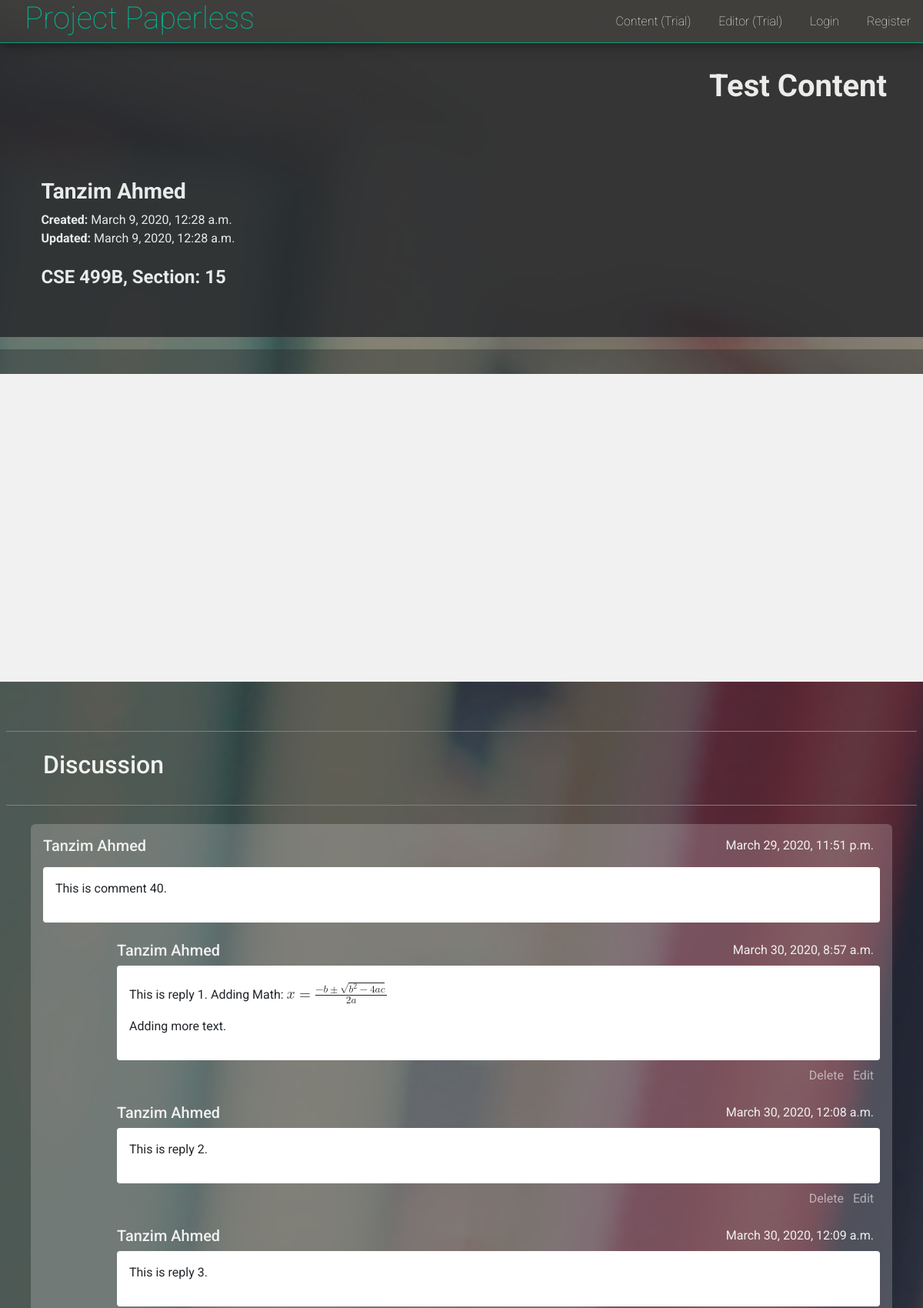
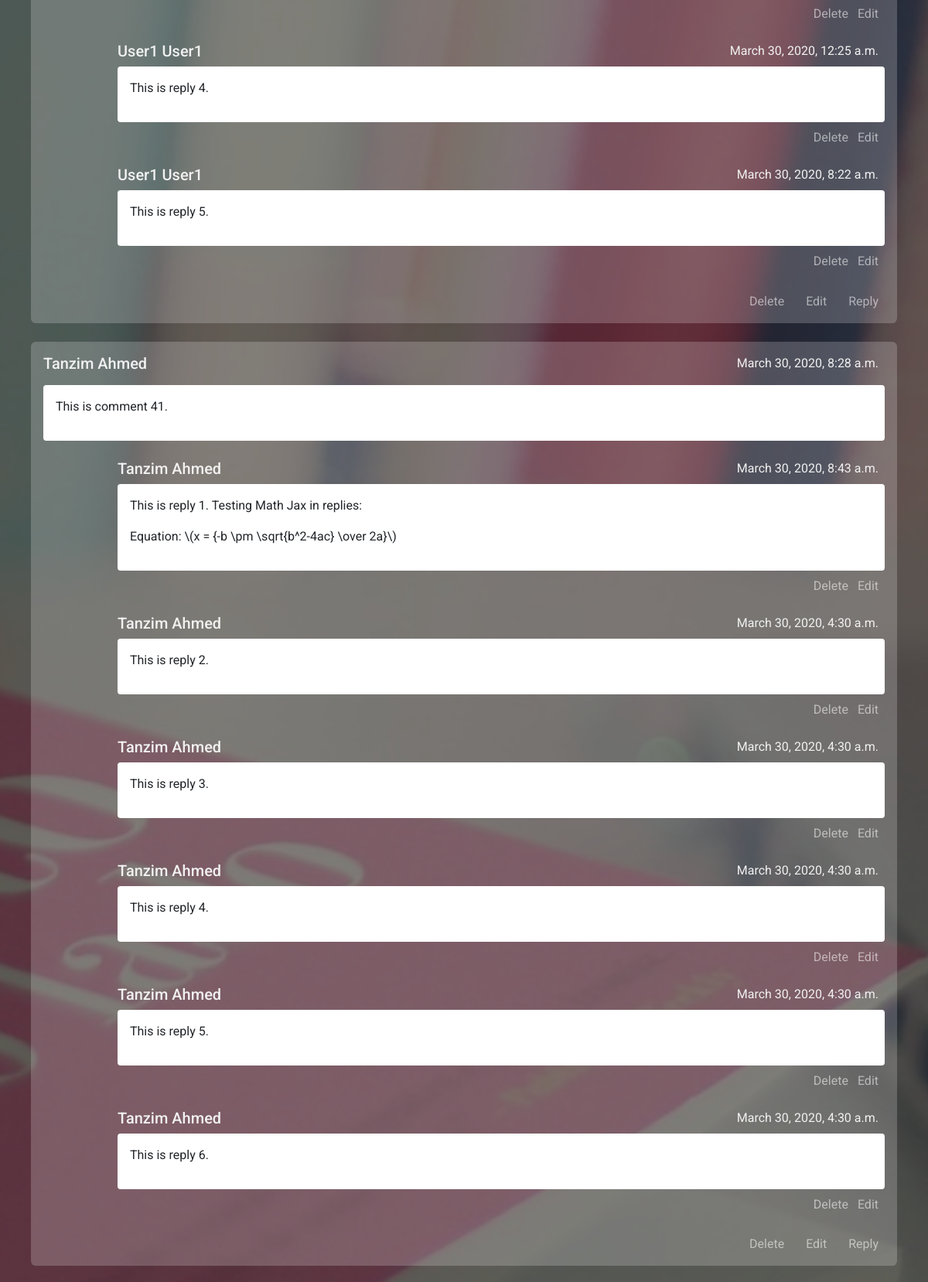
The app's page /content/S7jy7M/show/ (upper part) with its own data (2 pictures, top to bottom).
### creative_content/models.py (models this page shows)
class Content(models.Model):
    content = models.TextField()
    link = models.CharField(max_length=50, primary_key=True)
    title = models.CharField(max_length=200)
    user = models.ForeignKey('users.User', on_delete=models.CASCADE)
    course_code = models.CharField(max_length=15)
    section = models.IntegerField()
    date_created = models.DateTimeField(auto_now_add=True, editable=False)
    date_updated = models.DateTimeField(auto_now=True)
    def __str__(self):
        return self.link

class DiscussionThread(models.Model):
    text = models.TextField()
    user = models.ForeignKey('users.User', on_delete=models.CASCADE)
    content = models.ForeignKey(Content, on_delete=models.CASCADE, related_name='discussion')
    date = models.DateTimeField(auto_now=True)

class RepliesThread(models.Model):
    text = models.TextField()
    user = models.ForeignKey('users.User', on_delete=models.CASCADE)
    discussion = models.ForeignKey(DiscussionThread, on_delete=models.CASCADE, related_name='response')
    date = models.DateTimeField(auto_now=True)

### users/models.py (models this page shows)
class User(AbstractUser):
    username = models.CharField(
        error_messages={'unique': 'A user with that username already exists.'},
        help_text='Required. 10 characters or fewer.',
        max_length=10,
        unique=True,
        primary_key=True,
        validators=[UnicodeUsernameValidator(), MinLengthValidator(3)],
        verbose_name='username')
    is_educator = models.BooleanField(default=False)

### creative_content/views.py (the view)
# urls.py: path('<str:link>/show/', views.show, name='content_display'),
def show(request, link):
    try:
        content = Content.objects.get(link=link)
    except Content.DoesNotExist:
        raise Http404('Link does not exist')
    discussions = content.discussion.all()
    discussion_form = DiscussionForm()
    replies_form = RepliesForm()
    context = {
        'content': content,
        'discussions': discussions,
        'discussion_form': discussion_form,
        'replies_form': replies_form
    }
    print(context)
    return render(request, 'creative_content/content_display.html', context)

### templates/creative_content/content_display.html (shortened to what this page needs)
{% extends 'layout.html' %}
{% block background_class %}
  dashboard_background
{% endblock %}
{% block body %}
<div class="user_dashboard">
  <div class="header container">
    <div class="text-right welcome">
      <h1><strong>{{ content.title }}</strong></h1>
    </div>
    <div class="user_info">
      <h3>
        <strong>{{ content.user.get_full_name }}</strong>
        <br>
      </h3>
      <strong>Created: </strong> {{ content.date_created }} <br>
      <strong>Updated:  </strong> {{ content.date_updated }} <br>
      <br>
      <h4>
        <strong>
          {{ content.course_code }},
          Section: {{ content.section }}
        </strong>
      </h4>
    </div>
  </div>
  <div class="dashboard container content_area_container">
    <div class="content_area">
    </div>
    <div class="comment_section">
      <div class="comment_header">
        <h2>Discussion</h2>
      </div>
      <div class="comment_container">
        <form action="" id="replies_form">
          <div id="comments">
            {% for discussion in discussions %}
              <div class="comment_card" id="comment_card_{{ discussion.id }}">
                <div class="comment_info">
                  <h5>{{ discussion.user.get_full_name }}</h5>
                  <div class="text-right" id="comment_time_{{ discussion.id }}">
                    {{ discussion.date}}
                  </div>
                </div>
                <div class="comment_body" id="comment_{{ discussion.id }}">
                  {{ discussion.text | safe }}
                </div>
                <div id="replies_card_{{ discussion.id }}">
                  <div class="replies">
                    {% for response in discussion.response.all %}
                      <div class="comment_card comment_replies" id="reply_card_{{ discussion.id }}_{{ response.id }}">
                        <div class="comment_info">
                          <h5>{{ response.user.get_full_name }}</h5>
                          <div class="text-right" id="reply_time_{{ discussion.id }}_{{ response.id }}">
                            {{ response.date}}
                          </div>
                        </div>
                        <div class="comment_body" id="reply_{{ discussion.id }}_{{ response.id }}">
                          {{ response.text | safe }}
                        </div>
                        <div class="actions text-right">
                          <a href="" class="replies_delete" id="{{ discussion.id }}_{{ response.id }}">Delete</a>
                          <a href="" class="replies_edit" id="{{ discussion.id }}_{{ response.id }}">Edit</a>
                        </div>
                      </div>
                    {% endfor %}
                  </div>
                </div>
                <div class="actions text-right">
                  <a href="" class="comments_delete" id="{{ discussion.id }}">Delete</a>
                  <a href="" class="comments_edit" id="{{ discussion.id }}">Edit</a>
                  <a href="" class="reply_buttons" id="card_{{ discussion.id }}">Reply</a>
                </div>
              </div>
            {% endfor %}
          </div>
        </form>
      </div>
    </div>
  </div>
</div>
{% load static %}
{% endblock %}

### static/style.css (style rules this page uses)
body { margin: 0; padding: 0; font-family: 'Roboto', sans-serif; }
.dashboard_background { background-image: url('/static/images/bg_2.jpeg'); background-position: center; background-repeat: no-repeat; background-size: cover; background-attachment: fixed; width: 100%; height: 100vh; }
.user_dashboard { position: relative; width: 100%; min-height: 100vh; padding-top: 3.5rem; background-color: rgba(39, 40, 44, 0.5); }
.user_dashboard .header { width: 100%; padding-top: 2rem; padding-bottom: 2rem; margin-bottom: 1rem; background-color: rgb(39, 40, 44); color: white; opacity: 0.85; }
.user_dashboard .welcome { padding-right: 2rem; }
.user_dashboard .dashboard { display: flex; flex-wrap: wrap; justify-content: center; padding-top: 2rem; background-color: rgba(39, 40, 44, 0.4); }
.user_dashboard .container { max-width: 1275px; }
.header .user_info { position: relative; margin-top: 5rem; width: 100%; padding: 1rem 2.4rem 0.5rem 2.4rem; margin-bottom: 1rem; }
.content_area_container { padding-left: 0; padding-right: 0; }
.content_area { background-color: #f1f1f1; width: 100%; min-height: 50vh; padding: 4rem; margin-bottom: 2rem; text-align: justify; }
.comment_section { width: 100%; }
.comment_section .comment_header { margin: 2rem 0.5rem 0; padding: 1.5rem 0; color: #f1f1f1; border-top: 1px solid grey; border-bottom: 1px solid grey; }
.comment_header h2 { padding-left: 3rem; }
.comment_section .comment_container { padding: 0 2.5rem 2rem; width: 100%; }
.comment_section .comment_card { background-color: rgba(255, 255, 255, 0.2); padding: 1rem; margin-top: 1.5rem; margin-bottom: 0.5rem; border-radius: 0.4rem; }
.comment_container .comment_info { position: relative; color: #f1f1f1; margin-bottom: 1rem; }
.comment_replies .comment_info { margin-bottom: 0.5rem; }
.comment_info .text-right { display: inline-block; position: absolute; right: 0.5rem; bottom: 0; }
.comment_container .comment_body { width: 100%; padding: 1rem; text-align: justify; background-color: white; border-radius: 0.25rem; margin-bottom: 0.5rem; }
.comment_section .comment_replies { margin-top: 0; margin-left: 6rem; margin-bottom: 0; background-color: transparent; padding-left: 0; padding-right: 0; padding-bottom: 0.5rem; border-radius: 0; }
.comment_section .actions { margin-top: 1.2rem; margin-right: 0.5rem; color: white; }
.comment_replies .actions { margin-top: 0.5rem; }
.actions a { color: rgba(255, 255, 255, 0.55); padding-left: 1.5rem; }
.comment_replies .actions a { padding-left: 0.5rem; }

### records on screen
Content: title "Test Content", user.get_full_name "Tanzim Ahmed", date_created "March 9, 2020, 12:28 a.m.", date_updated "March 9, 2020, 12:28 a.m.", course_code "CSE 499B", section "15"
DiscussionThread: user.get_full_name "Tanzim Ahmed", date "March 29, 2020, 11:51 p.m.", text "This is comment 40."
RepliesThread: user.get_full_name "Tanzim Ahmed", date "March 30, 2020, 8:57 a.m.", text "This is reply 1. Adding Math: x = − b ± b 2 − 4 a c 2 a Adding more text."
RepliesThread: user.get_full_name "Tanzim Ahmed", date "March 30, 2020, 12:08 a.m.", text "This is reply 2."
RepliesThread: user.get_full_name "Tanzim Ahmed", date "March 30, 2020, 12:09 a.m.", text "This is reply 3."
RepliesThread: user.get_full_name "User1 User1", date "March 30, 2020, 12:25 a.m.", text "This is reply 4."
RepliesThread: user.get_full_name "User1 User1", date "March 30, 2020, 8:22 a.m.", text "This is reply 5."
DiscussionThread: user.get_full_name "Tanzim Ahmed", date "March 30, 2020, 8:28 a.m.", text "This is comment 41."
RepliesThread: user.get_full_name "Tanzim Ahmed", date "March 30, 2020, 8:43 a.m.", text "This is reply 1. Testing Math Jax in replies: Equation: \\(x = {-b \\pm \\sqrt{b^2-4ac} \\over 2a}\\)"
RepliesThread: user.get_full_name "Tanzim Ahmed", date "March 30, 2020, 4:30 a.m.", text "This is reply 2."
RepliesThread: user.get_full_name "Tanzim Ahmed", date "March 30, 2020, 4:30 a.m.", text "This is reply 3."
RepliesThread: user.get_full_name "Tanzim Ahmed", date "March 30, 2020, 4:30 a.m.", text "This is reply 4."
RepliesThread: user.get_full_name "Tanzim Ahmed", date "March 30, 2020, 4:30 a.m.", text "This is reply 5."
RepliesThread: user.get_full_name "Tanzim Ahmed", date "March 30, 2020, 4:30 a.m.", text "This is reply 6."
